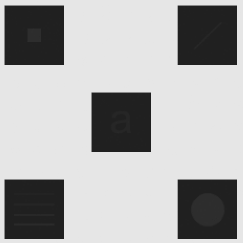
#> input picture T1/XADREZ.png, 243 x 243 px
$ jupyter execute D.ipynb
#> lines starting #> are read from the running program, lines starting #| are printed output that depends on the picture; pictures that were not available may be replaced by others from this repository, and a replacement may not be noted
[cell 1]
import matplotlib.pyplot as plt

from PIL import Image
import numpy as np

# Carregar as imagens usando PIL
xadrez_img_pil = Image.open('XADREZ.png').convert('L')
xadrez_lowCont_img_pil = Image.open('xadrez_lowCont.png').convert('L')
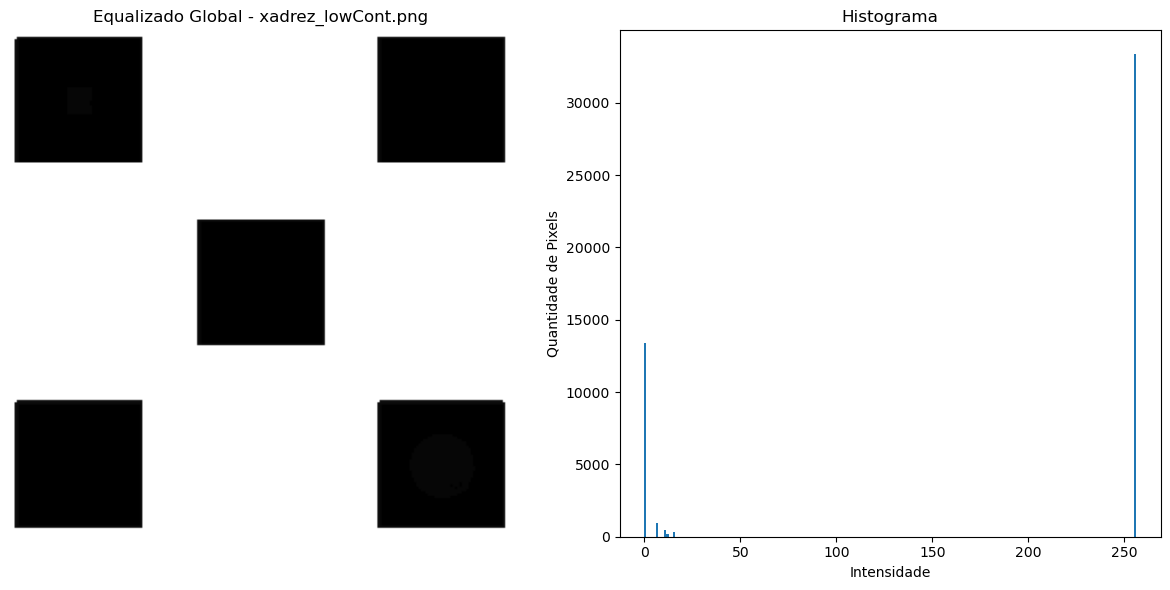
#> input picture T1/low_global.png, 1170 x 590 px, given in place of xadrez_lowCont.png, which was not available

# Converter para numpy array
xadrez_img_array = np.array(xadrez_img_pil)
xadrez_lowCont_img_array = np.array(xadrez_lowCont_img_pil)

def plot_image_and_histogram(image, title):
    fig, ax = plt.subplots(1, 2, figsize=(12, 6))

    # Exibir imagem
    ax[0].imshow(image, cmap='gray')
    ax[0].set_title(title)
    ax[0].axis('off')

    # Exibir histograma
    ax[1].hist(image.ravel(), 256, [0,256])
    ax[1].set_title('Histograma')
    ax[1].set_xlabel('Intensidade')
    ax[1].set_ylabel('Quantidade de Pixels')

    plt.tight_layout()
    plt.show()

[cell 2]
def histogram_matching(img, specified_hist):
    hist, _ = np.histogram(img.flatten(), 256, [0,256])
    cdf_img = hist.cumsum()
    cdf_img_normalized = cdf_img / cdf_img[-1]

    # Calcule o histograma cumulativo do histograma especificado
    cdf_specified = specified_hist.cumsum()
    cdf_specified_normalized = cdf_specified / cdf_specified[-1] # cdf_specified[-1] é o último valor do histograma

    mapping = np.zeros(256)
    for i in range(256):
        diff = np.abs(cdf_img_normalized[i] - cdf_specified_normalized)
        mapping[i] = np.argmin(diff)

    # Aplicar mapeamento à imagem
    output = mapping[img]
    return output

# Gerar um histograma uniforme
specified_hist = np.ones(256) * (xadrez_img_array.size / 256)
#> specified_hist = 256 values from 230.7 to 230.7

# Aplicar especificação de histograma
xadrez_img_matched = histogram_matching(xadrez_img_array, specified_hist)
#> in histogram_matching, `hist, _ = np.histogram(img.flatten(), 256, [0,256])`: hist = 256 values, max 40820 at index 230, min 0 at index 0, mean 230.7
#> in histogram_matching, `cdf_img = hist.cumsum()`: cdf_img = 256 values from 0 to 59049
#> in histogram_matching, `cdf_img_normalized = cdf_img / cdf_img[-1]`: cdf_img_normalized = 256 values from 0 to 1
#> after the loop in histogram_matching, `for i in range(256):`: mapping = 256 values from 0 to 255
#> in histogram_matching, `output = mapping[img]`:
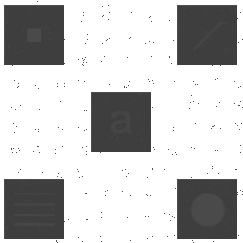
#> output: shape (243, 243) float64; min 62, max 255, mean 196
xadrez_lowCont_img_matched = histogram_matching(xadrez_lowCont_img_array, specified_hist)
#> in histogram_matching (call 2), `hist, _ = np.histogram(img.flatten(), 256, [0,256])`: hist = 256 values, max 593255 at index 255, min 3 at index 96, mean 2696.5
#> in histogram_matching (call 2), `cdf_img = hist.cumsum()`: cdf_img = 256 values from 70578 to 690300
#> in histogram_matching (call 2), `cdf_img_normalized = cdf_img / cdf_img[-1]`: cdf_img_normalized = 256 values from 0.102 to 1
#> after the loop in histogram_matching (call 2), `for i in range(256):`: mapping = 256 values from 25 to 255
#> in histogram_matching (call 2), `output = mapping[img]`:
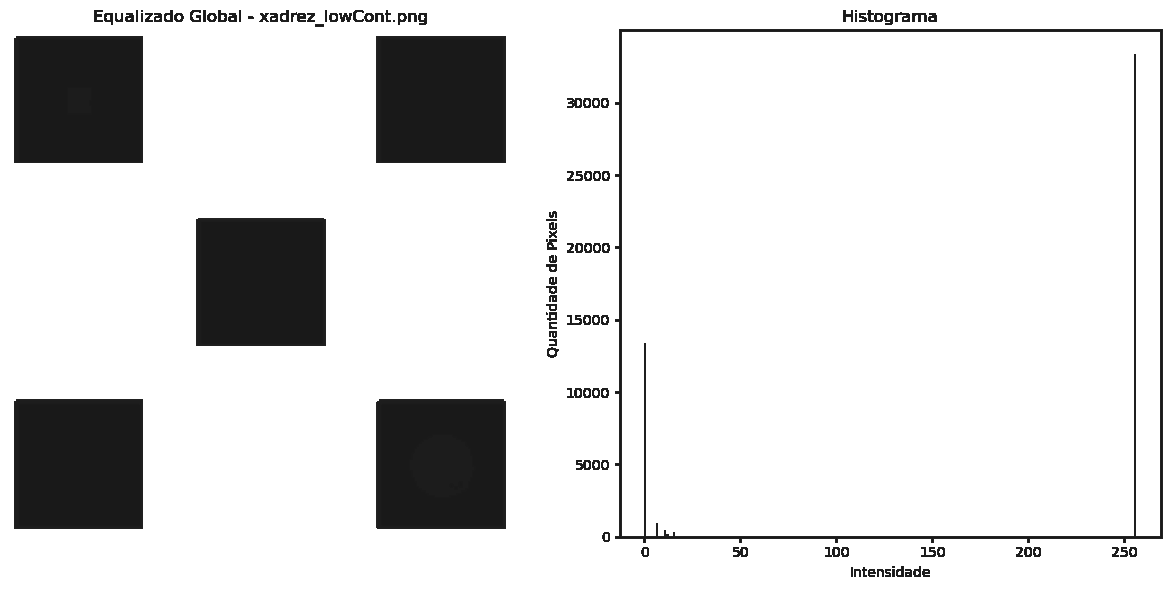
#> output: shape (590, 1170) float64; min 25, max 255, mean 222.9

plot_image_and_histogram(xadrez_img_matched, 'Histograma Especificado - XADREZ.png')
#> in plot_image_and_histogram, `plt.show()`:
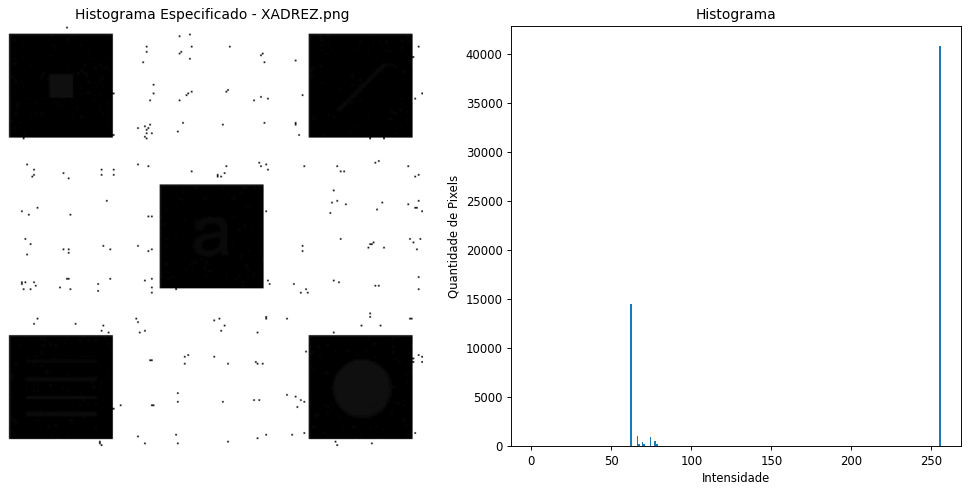
#> figure drawn by matplotlib, 2 panels; panel 2: tallest bar 40820 high, from x = 255 to 256
plot_image_and_histogram(xadrez_lowCont_img_matched, 'Histograma Especificado - xadrez_lowCont.png')
#> in plot_image_and_histogram (call 2), `plt.show()`:
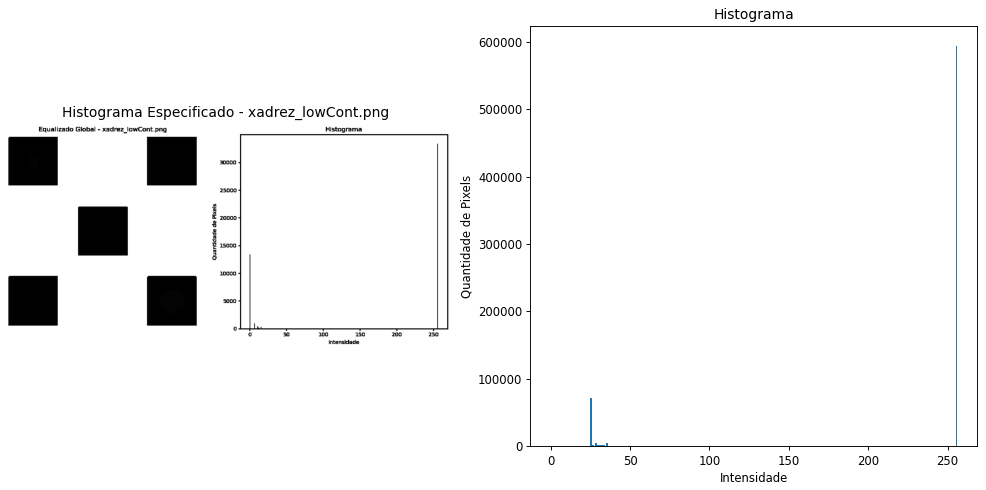
#> figure drawn by matplotlib, 2 panels; panel 2: tallest bar 593255 high, from x = 255 to 256
